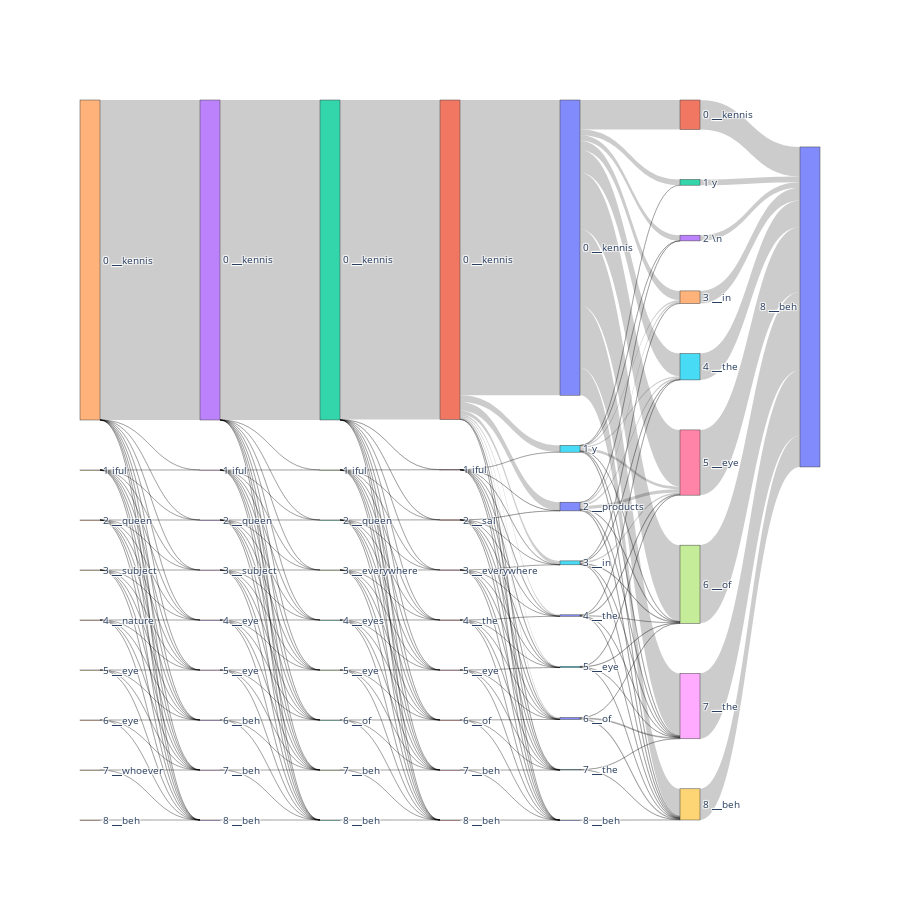

This figure's notebook cell:
### Code cell
df = dfs["output"]
att = attentions[-1]
row_index = 0
token_index = 8
token_label = df.iloc[row_index].iloc[token_index]
rowlimit = 5
multirep = True

#un, ov, vl, lab = cumulative_attention_traces_separate(
#    dfs["input"], attentions[-1], 
#    row_index, token_index, 0, 
#    1.0, 
#    [token_label],
#    1,
#    rowlimit
#)
un, ov, vl, lab, elmap = cumulative_attention_traces_join(
    df, attentions[-1], 
    row_index, token_index, 0, 
    1.0, 
    [token_label], 
    {(row_index, token_index): {"anchor":[0], "carry":0}},
    rowlimit
)

if multirep:
    multirefs = lab
    lab = [l[0] for l in lab]
if elmap:
    lab = [f"{k[1]} {lab[v['anchor'][0]]}" for k,v in elmap.items()]
else:
    lab = [f"{i} {l}" for i,l in enumerate(lab)]

fig = go.Figure(go.Sankey(
    orientation = "h",
    arrangement="snap",
    valueformat=".5r",
    node=dict(
        customdata=multirefs,
        hovertemplate='%{customdata} - Value: %{value}<extra></extra>',
        align="left",
        label=lab,
        pad=50
    ),
    link=dict(
       source=un,
       target=ov,
       value=vl
    )
))
fig.update_layout(font_size=10, width=900, height=900)

fig.show()

### Figure 1 — Plotly figure (JSON) as saved in the notebook; plotly's stock layout.template omitted (floating-point values rounded to 4 significant figures; data arrays with more than 128 entries replaced by an {"elided": "..."} marker saying what was removed)
{"data": [{"arrangement": "snap", "link": {"source": {"elided": "234 int values"}, "target": {"elided": "234 int values"}, "value": {"elided": "234 float values"}}, "node": {"align": "left", "customdata": [["▁beh"], ["▁kennis"], ["y"], ["\\n"], ["▁in"], ["▁the"], ["▁eye"], ["▁of"], ["▁the"], ["▁beh"], ["▁kennis"], ["▁kennis"], ["▁kennis"], ["▁kennis"], ["▁kennis"], ["y", "iful"], ["iful", "y"], ["iful"], ["iful"], ["iful"], ["▁products", "▁is", "\\n", "▁queen"], ["▁sal", "counter", "▁queen", "▁trends"], ["▁queen", "counter", "▁sal", "▁mog", "▁trends"], ["▁queen", "counter", "▁sal", "▁influ"], ["▁queen", "counter", "▁influ", "▁sal"], ["▁in", "▁everywhere"], ["▁everywhere", "▁subject"], ["▁everywhere", "▁subject", "▁defined"], ["▁subject", "▁everywhere"], ["▁subject", "▁everywhere"], ["▁the"], ["▁the"], ["▁eyes", "▁eye", "▁the"], ["▁eye", "▁eyes", "▁nature"], ["▁nature", "▁detail", "vari", "▁eyes"], ["▁eye"], ["▁eye"], ["▁eye", "▁eyes"], ["▁eye"], ["▁eye", "▁eyes"], ["▁of"], ["▁of", "▁beh"], ["▁of", "▁beh"], ["▁beh", "▁of"], ["▁eye", "▁of"], ["▁the", "▁beh"], ["▁beh", "▁the"], ["▁beh"], ["▁beh"], ["▁whoever", "▁kennis", "…", "▁eye"], ["▁beh"], ["▁beh"], ["▁beh"], ["▁beh"], ["▁beh", "▁observer", "▁eye", "▁buyer", "…"]], "hovertemplate": "%{customdata} - Value: %{value}<extra></extra>", "label": ["8 ▁beh", "0 ▁kennis", "1 y", "2 \\n", "3 ▁in", "4 ▁the", "5 ▁eye", "6 ▁of", "7 ▁the", "8 ▁beh", "0 ▁kennis", "0 ▁kennis", "0 ▁kennis", "0 ▁kennis", "0 ▁kennis", "1 y", "1 iful", "1 iful", "1 iful", "1 iful", "2 ▁products", "2 ▁sal", "2 ▁queen", "2 ▁queen", "2 ▁queen", "3 ▁in", "3 ▁everywhere", "3 ▁everywhere", "3 ▁subject", "3 ▁subject", "4 ▁the", "4 ▁the", "4 ▁eyes", "4 ▁eye", "4 ▁nature", "5 ▁eye", "5 ▁eye", "5 ▁eye", "5 ▁eye", "5 ▁eye", "6 ▁of", "6 ▁of", "6 ▁of", "6 ▁beh", "6 ▁eye", "7 ▁the", "7 ▁beh", "7 ▁beh", "7 ▁beh", "7 ▁whoever", "8 ▁beh", "8 ▁beh", "8 ▁beh", "8 ▁beh", "8 ▁beh"], "pad": 50, "x": [0.9865, 0.8243, 0.8243, 0.8243, 0.8243, 0.8243, 0.8243, 0.8243, 0.8243, 0.8243, 0.6622, 0.5, 0.3378, 0.1757, 0.01351, 0.6622, 0.5, 0.3378, 0.1757, 0.01351, 0.6622, 0.5, 0.3378, 0.1757, 0.01351, 0.6622, 0.5, 0.3378, 0.1757, 0.01351, 0.6622, 0.5, 0.3378, 0.1757, 0.01351, 0.6622, 0.5, 0.3378, 0.1757, 0.01351, 0.6622, 0.5, 0.3378, 0.1757, 0.01351, 0.6622, 0.5, 0.3378, 0.1757, 0.01351, 0.6622, 0.5, 0.3378, 0.1757, 0.01351], "y": [0.2874, 0.02048, 0.1144, 0.1917, 0.2739, 0.3705, 0.5035, 0.6726, 0.8418, 0.9783, 0.205, 0.2219, 0.2222, 0.2222, 0.2222, 0.4844, 0.5134, 0.5138, 0.5139, 0.5139, 0.5646, 0.5831, 0.5833, 0.5833, 0.5833, 0.6428, 0.6527, 0.6528, 0.6528, 0.6528, 0.716, 0.7222, 0.7222, 0.7222, 0.7222, 0.7874, 0.7916, 0.7917, 0.7917, 0.7917, 0.859, 0.8611, 0.8611, 0.8611, 0.8611, 0.9302, 0.9306, 0.9306, 0.9306, 0.9306, 1.0, 1.0, 1.0, 1.0, 1.0]}, "orientation": "h", "type": "sankey", "valueformat": ".5r"}], "layout": {"font": {"size": 10}, "height": 900, "width": 900}}
